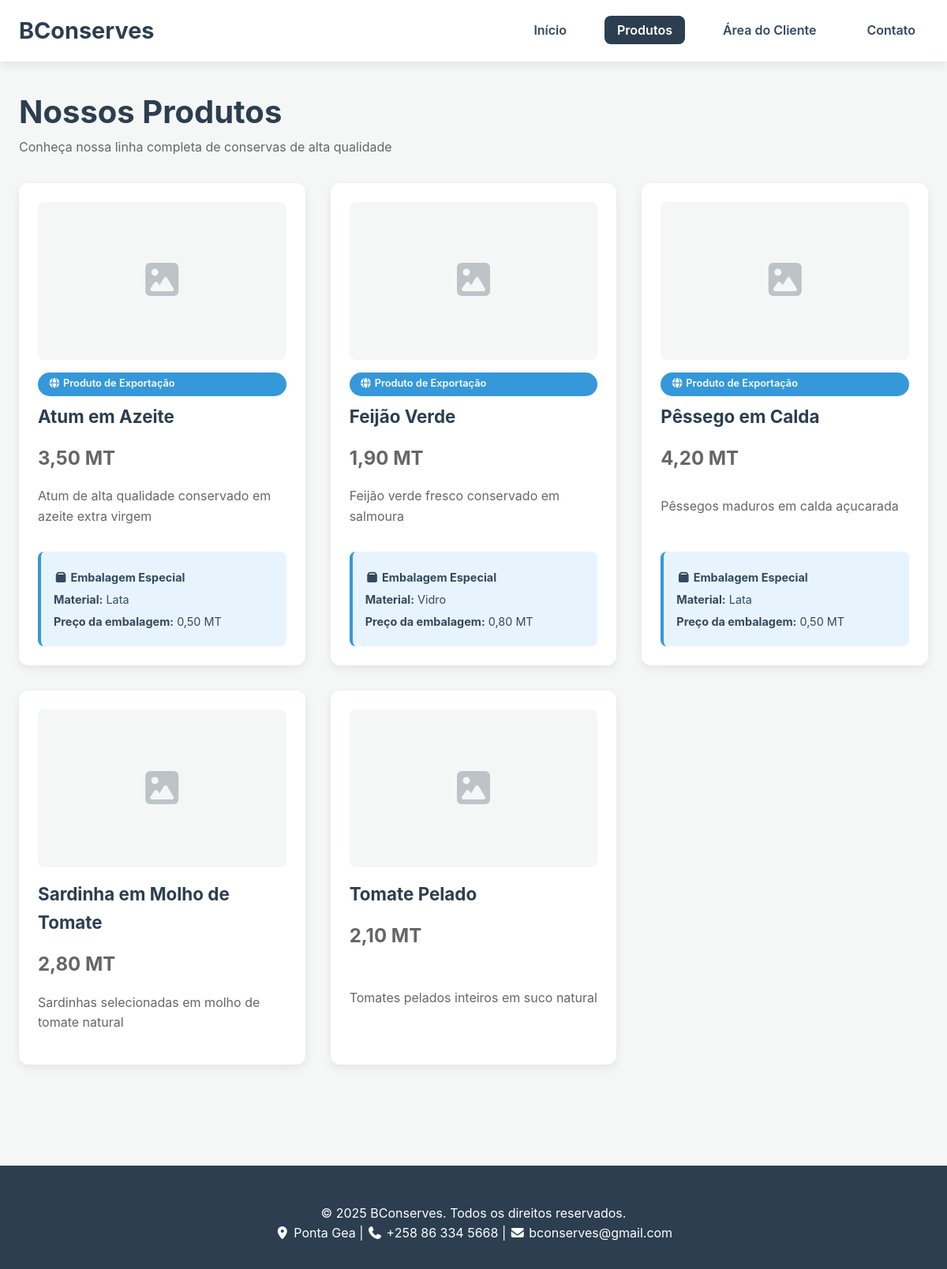
Page /site/produtos.php on the committed database.
### tables this page shows
CREATE TABLE produtos (
    id INT AUTO_INCREMENT PRIMARY KEY,
    nome VARCHAR(255) NOT NULL,
    preco DECIMAL(10,2) NOT NULL,
    exportacao BOOLEAN DEFAULT FALSE,
    material_embalagem VARCHAR(255),
    preco_embalagem DECIMAL(10,2) DEFAULT 0,
    descricao TEXT,
    imagem VARCHAR(255)
);

### includes/functions.php (called while the page is built, shortened)
<?php
function getProdutos() {
    $database = new Database();
    $db = $database->getConnection();
    $query = "SELECT * FROM produtos ORDER BY nome";
    $stmt = $db->prepare($query);
    $stmt->execute();
    return $stmt->fetchAll(PDO::FETCH_ASSOC);
}
?>

### site/produtos.php (the view, shortened to what this page needs)
<?php
require_once '../includes/functions.php';
$produtos = getProdutos();
?>
<!DOCTYPE html>
<html lang="pt">
<head>
    <link rel="stylesheet" href="../assets/fontawesome/css/all.min.css">
</head>
<body>
    <header>
        <div class="container">
            <h1><?php echo EMPRESA_NOME; ?></h1>
            <nav>
                <ul>
                    <li><a href="index.php">Início</a></li>
                    <li><a href="produtos.php" class="active">Produtos</a></li>
                    <li><a href="cliente_login.php">Área do Cliente</a></li>
                    <li><a href="contato.php">Contato</a></li>
                </ul>
            </nav>
        </div>
    </header>
    <main>
        <section class="produtos">
            <div class="container">
                <h2 style="text-align: left;">Nossos Produtos</h2>
                <p style="margin-bottom: 1rem; color: var(--text-light);">
                    Conheça nossa linha completa de conservas de alta qualidade
                </p>
                <div class="produtos-grid">
                    <?php if (!empty($produtos)): ?>
                        <?php foreach($produtos as $produto): ?>
                            <div class="produto-card">
                                <div class="produto-imagem">
                                    <?php if(!empty($produto['imagem']) && file_exists('../uploads/' . $produto['imagem'])): ?>
                                        <img src="../uploads/<?php echo $produto['imagem']; ?>"
                                            alt="<?php echo $produto['nome']; ?>"
                                            loading="lazy">
                                    <?php else: ?>
                                        <div class="sem-imagem">
                                            <i class="fas fa-image"></i>
                                        </div>
                                    <?php endif; ?>
                                </div>
                                <?php if(isset($produto['exportacao']) && $produto['exportacao']): ?>
                                    <span class="badge-exportacao">
                                        <i class="fas fa-globe"></i> Produto de Exportação
                                    </span>
                                <?php endif; ?>
                                <h3><?php echo $produto['nome']; ?></h3>
                                <p class="preco"><?php echo number_format($produto['preco'], 2, ',', '.'); ?> MT</p>
                                <p style="flex-grow: 1; margin-bottom: 1rem;"><?php echo $produto['descricao']; ?></p>
                                <?php if(isset($produto['exportacao']) && $produto['exportacao']): ?>
                                    <div class="exportacao-info">
                                        <p><strong><i class="fas fa-box"></i> Embalagem Especial</strong></p>
                                        <p><strong>Material:</strong> <?php echo $produto['material_embalagem'] ?? 'N/A'; ?></p>
                                        <?php
                                            $preco_embalagem = $produto['preco_embalagem'] ?? 0;
                                            if ($preco_embalagem > 0):
                                        ?>
                                            <p><strong>Preço da embalagem:</strong> <?php echo number_format($preco_embalagem, 2, ',', '.'); ?> MT</p>
                                        <?php endif; ?>
                                    </div>
                                <?php endif; ?>
                            </div>
                        <?php endforeach; ?>
                    <?php else: ?>
                        <div class="alert alert-info">
                            <i class="fas fa-info-circle"></i> Nenhum produto cadastrado no momento.
                        </div>
                    <?php endif; ?>
                </div>
            </div>
        </section>
    </main>
    <footer>
        <div class="container">
            <p>&copy; <?php echo date('Y'); ?> <?php echo EMPRESA_NOME; ?>. Todos os direitos reservados.</p>
             <div class="footer-info">
                <i class="fas fa-map-marker-alt"></i> <?php echo EMPRESA_ENDERECO ?? 'Endereço da Empresa'; ?> |
                <i class="fas fa-phone"></i> <?php echo EMPRESA_TELEFONE ?? 'Telefone da Empresa'; ?> |
                <i class="fas fa-envelope"></i> <?php echo EMPRESA_EMAIL ?? 'Email da Empresa'; ?>
            </div>
        </div>
    </footer>
</body>
</html>

### site/produtos.php (style rules this page uses)
:root { --primary-color: #2c3e50; --primary-hover: #37526dff; --secondary-color: #e74c3c; --secondary-hover: #c0392b; --background-color: #f4f7f6; --card-background: #ffffff; --text-color: #34495e; --text-light: #666; --error-color: #fc9387ff; --success-color: #27ae60; --warning-color: #f39c12; --info-color: #3498db; --shadow-light: 0 4px 12px rgba(0, 0, 0, 0.08); --shadow-hover: 0 8px 25px rgba(0, 0, 0, 0.15); --border-radius: 12px; --border-radius-sm: 8px; }
* { margin: 0; padding: 0; box-sizing: border-box; }
body { font-family: 'Inter', sans-serif; background-color: var(--background-color); color: var(--text-color); line-height: 1.6; }
.container { max-width: 1200px; margin: 0 auto; padding: 0 1.5rem; }
header { background: var(--card-background); box-shadow: var(--shadow-light); position: sticky; top: 0; z-index: 1000; }
header .container { display: flex; justify-content: space-between; align-items: center; padding: 1rem 1.5rem; }
header h1 { color: var(--primary-color); font-size: 1.8rem; font-weight: 700; }
nav ul { display: flex; list-style: none; gap: 2rem; }
nav a { text-decoration: none; color: var(--text-color); font-weight: 600; padding: 0.5rem 1rem; border-radius: var(--border-radius-sm); transition: all 0.3s ease; }
nav a:hover, nav a.active { background: var(--primary-color); color: white; }
.produtos { padding: 2rem 0; }
.produtos h2 { color: var(--primary-color); font-size: 2.5rem; font-weight: 700; }
.produtos-grid { display: grid; grid-template-columns: repeat(auto-fit, minmax(300px, 1fr)); gap: 2rem; margin: 2rem 0; }
.produto-card { background: var(--card-background); padding: 1.5rem; border-radius: var(--border-radius); box-shadow: var(--shadow-light); transition: all 0.3s ease; height: 100%; display: flex; flex-direction: column; }
.produto-imagem { width: 100%; height: 200px; margin-bottom: 1rem; border-radius: var(--border-radius-sm); overflow: hidden; background: var(--background-color); display: flex; align-items: center; justify-content: center; }
.sem-imagem { color: #bdc3c7; font-size: 3rem; }
.produto-card h3 { color: var(--primary-color); margin-bottom: 0.5rem; font-size: 1.4rem; font-weight: 700; }
.preco { font-weight: 700; color: var(--secondary-color); font-size: 1.5rem; margin: 0.5rem 0 1rem; }
.produto-card p { flex-grow: 1; margin-bottom: 1rem; color: var(--text-light); }
.badge-exportacao { background: var(--info-color); color: white; padding: 0.3rem 0.8rem; border-radius: 20px; font-size: 0.8rem; font-weight: 600; display: inline-block; margin-bottom: 0.5rem; }
.exportacao-info { background: #e8f4fd; padding: 1rem; border-radius: var(--border-radius-sm); margin-top: 1rem; border-left: 4px solid var(--info-color); }
.exportacao-info p { margin: 0.3rem 0; font-size: 0.9rem; color: var(--text-color); }
footer { background: var(--primary-color); color: white; padding: 3rem 0 2rem; margin-top: 4rem; }
footer .container { text-align: center; }

### rows in the picture
produtos: exportacao 1 (drawn), nome "Atum em Azeite", preco "3,50", descricao "Atum de alta qualidade conservado em azeite extra virgem", material_embalagem "Lata", preco_embalagem "0,50"
produtos: exportacao 1 (drawn), nome "Feijão Verde", preco "1,90", descricao "Feijão verde fresco conservado em salmoura", material_embalagem "Vidro", preco_embalagem "0,80"
produtos: exportacao 1 (drawn), nome "Pêssego em Calda", preco "4,20", descricao "Pêssegos maduros em calda açucarada", material_embalagem "Lata", preco_embalagem "0,50"
produtos: nome "Sardinha em Molho de Tomate", preco "2,80", descricao "Sardinhas selecionadas em molho de tomate natural"
produtos: nome "Tomate Pelado", preco "2,10", descricao "Tomates pelados inteiros em suco natural"

### other values in the picture
EMPRESA_NOME "BConserves"
EMPRESA_ENDERECO "Ponta Gea"
EMPRESA_TELEFONE "+258 86 334 5668"
EMPRESA_EMAIL "bconserves@gmail.com"
